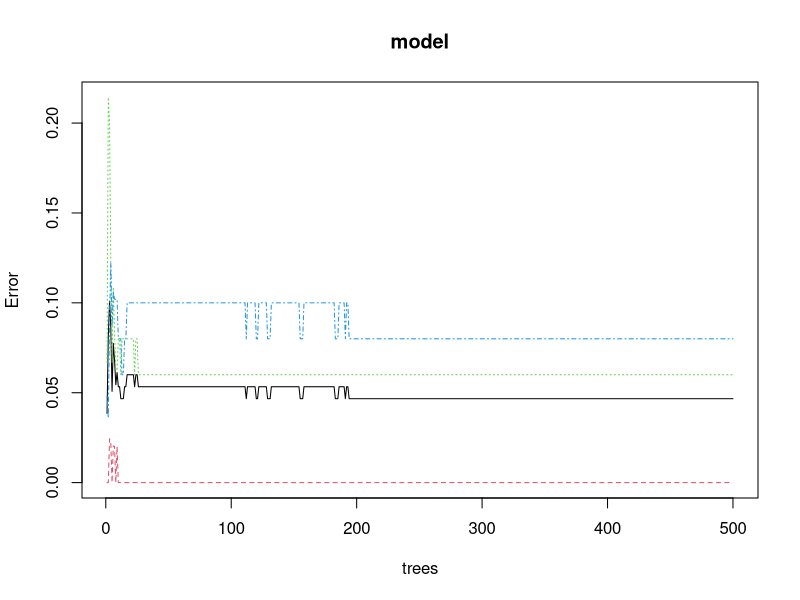
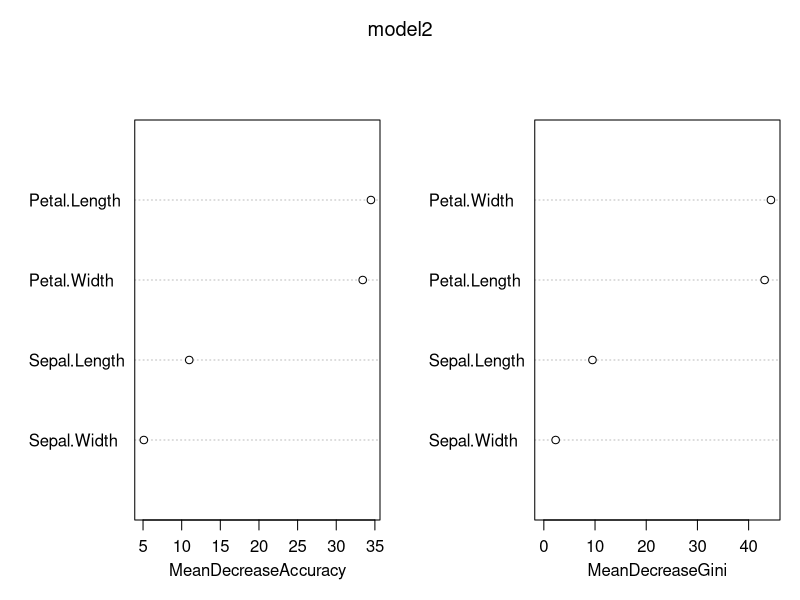

Write R code to recreate these figures, in order.
library("randomForest")
model <- randomForest(x = iris[, 1:4], y = iris$Species)
summary(model)

plot(model)

pred = predict(model, iris)
head(pred)

table(pred, iris$Species)

head(iris)

aggregate(data = iris, . ~ Species, FUN = "mean")

predict(model, data.frame(Sepal.Length = 6.588, 
                          Sepal.Width = 2.974,
                          Petal.Length = 5.552,
                          Petal.Width = 2.026))



model2 <- randomForest(x = iris[, 1:4], y = iris$Species, importance = TRUE)
varImpPlot(model2)
